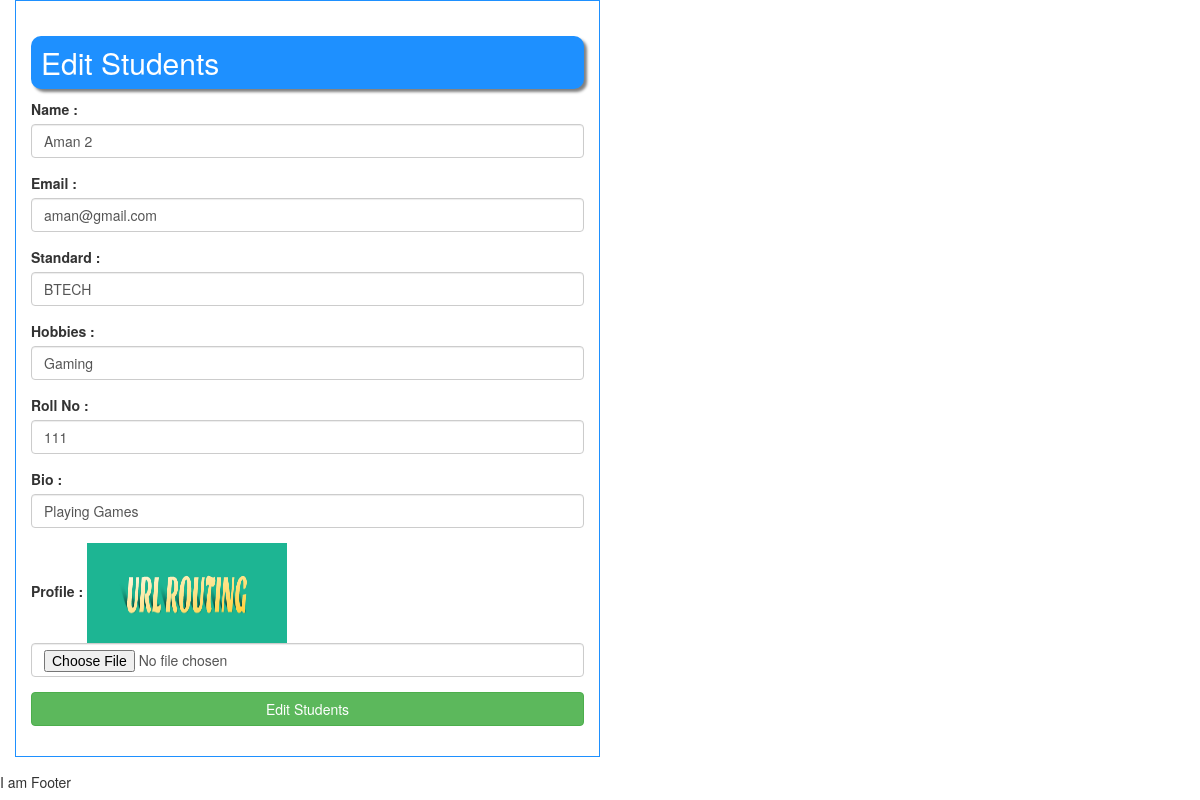
/update_student/1 (signed in), run on an earlier commit of the app's database.
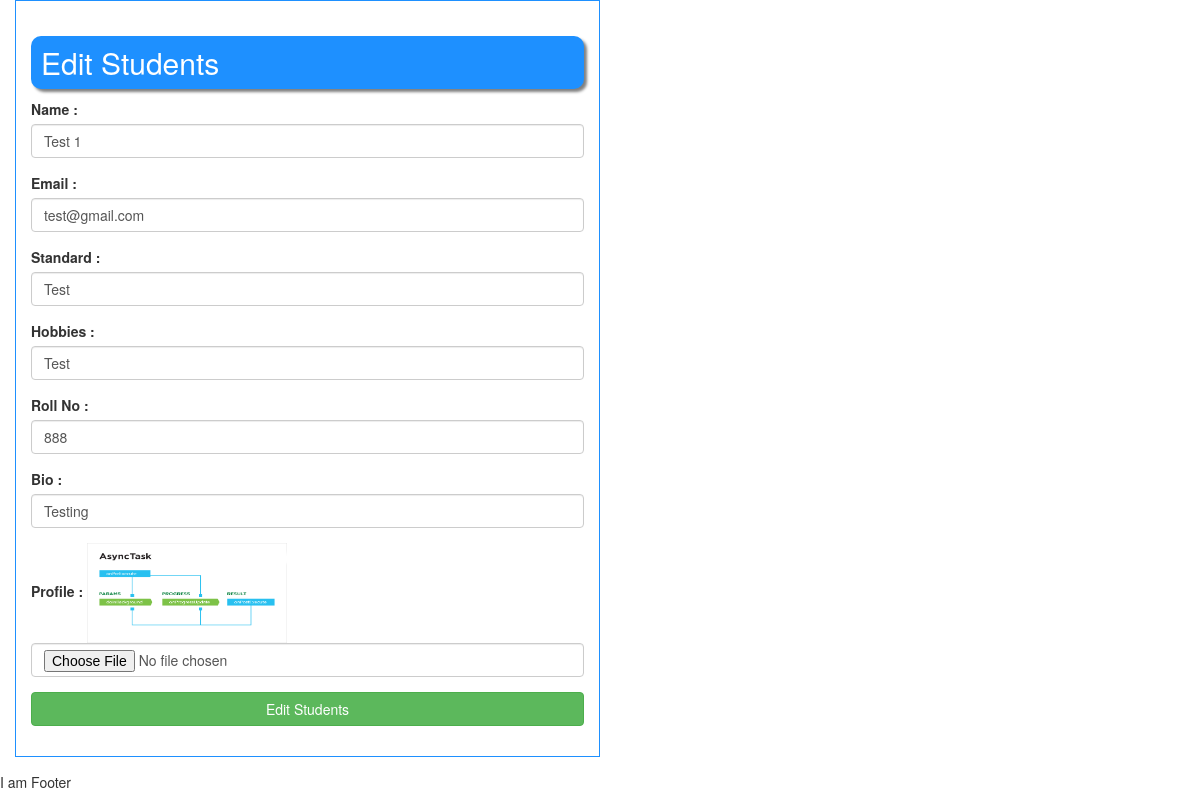
And on a later commit of the database.
### simpleFirstApp/models.py (models this page shows)
class Students(models.Model):
    id=models.AutoField(primary_key=True)
    name=models.CharField(max_length=255)
    email=models.CharField(max_length=255)
    standard=models.CharField(max_length=255)
    hobbies=models.CharField(max_length=255)
    roll_no=models.CharField(max_length=255)
    bio=models.TextField()
    profile_image=models.FileField()
    course=models.ForeignKey(Courses,on_delete=models.CASCADE)
    created_at=models.DateTimeField(auto_now_add=True)
    is_active=models.BooleanField(default=True)
    objects=models.Manager()

### simpleFirstApp/views.py (the view)
# urls.py: path('update_student/<str:student_id>',views.update_student,name="update_student"),
@login_required(login_url="/login_user/")
def update_student(request,student_id):
    student=Students.objects.get(id=student_id)
    if student==None:
        return HttpResponse("Student Not Found")
    else:
        return render(request,"student_edit.html",{'student':student})

### simpleFirstApp/templates/student_edit.html (shortened to what this page needs)
{% extends 'base_template.html' %}
{% block bodydata %}
<div class="container">
    <div class="row">
    <div class="col-lg-6 custom-block">
        <div class="row">
            <div class="col-lg-12">
                <h2 class="bg_blue">Edit Students</h2>
            </div>
            <div class="col-lg-12">
                <form action="/edit_student" method="post" enctype="multipart/form-data">
                <div class="form-group">
                    <label class="control-label">Name : </label>
                    <input type="text" name="name" class="form-control" value="{{ student.name }}">
                </div>
                <div class="form-group">
                    <label class="control-label">Email : </label>
                    <input type="text" name="email" class="form-control" value="{{ student.email }}">
                </div>
                  <div class="form-group">
                    <label class="control-label">Standard : </label>
                    <input type="text" name="standard" class="form-control" value="{{ student.standard }}">
                </div>
                <div class="form-group">
                    <label class="control-label">Hobbies : </label>
                    <input type="text" name="hobbies" class="form-control" value="{{ student.hobbies }}">
                </div>
                <div class="form-group">
                    <label class="control-label">Roll No : </label>
                    <input type="text" name="roll_no" class="form-control" value="{{ student.roll_no }}">
                </div>
                <div class="form-group">
                    <label class="control-label">Bio : </label>
                    <input type="text" name="bio" class="form-control" value="{{ student.bio }}">
                </div>
                <div class="form-group">
                    <label class="control-label">Profile : </label>
                    <img src="/media/{{ student.profile_image }}" style="width:200px;height:100px">
                    <input type="file" name="profile" class="form-control" >
                </div>
                <div class="form-group">
                    <input type="submit" name="submit" class="btn btn-block btn-success" value="Edit Students">
                </div>
                </form>
            </div>
        </div>
    </div>
    </div>
    <div class="row">
        <div class="col-lg-12">
        </div>
    </div>
</div>
{% endblock bodydata %}

What changed in the data, as far as the page shows it:
changed Students: name "Aman 2" → "Test 1"; email "aman@gmail.com" → "test@gmail.com"; standard "BTECH" → "Test"; hobbies "Gaming" → "Test"; roll_no "111" → "888"; bio "Playing Games" → "Testing"; profile_image: a different picture
